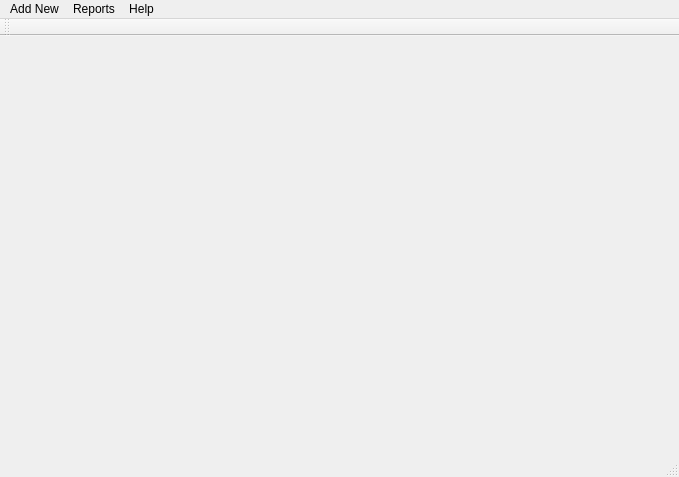
<?xml version="1.0" encoding="UTF-8"?>
<ui version="4.0">
 <class>MainWindow</class>
 <widget class="QMainWindow" name="MainWindow">
  <property name="geometry">
   <rect>
    <x>0</x>
    <y>0</y>
    <width>679</width>
    <height>477</height>
   </rect>
  </property>
  <property name="windowTitle">
   <string>MainWindow</string>
  </property>
  <widget class="QWidget" name="centralWidget"/>
  <widget class="QMenuBar" name="menuBar">
   <property name="geometry">
    <rect>
     <x>0</x>
     <y>0</y>
     <width>679</width>
     <height>20</height>
    </rect>
   </property>
   <widget class="QMenu" name="menuAdd_New">
    <property name="title">
     <string>Add New</string>
    </property>
    <addaction name="actionProduct"/>
    <addaction name="actionInventory"/>
    <addaction name="actionOrder"/>
   </widget>
   <widget class="QMenu" name="menuReports">
    <property name="title">
     <string>Reports</string>
    </property>
    <addaction name="actionProducts"/>
    <addaction name="actionInventories"/>
    <addaction name="actionOrders"/>
    <addaction name="actionTransactions"/>
   </widget>
   <widget class="QMenu" name="menuAbout">
    <property name="title">
     <string>Help</string>
    </property>
    <addaction name="actionAbout"/>
    <addaction name="separator"/>
    <addaction name="actionExit"/>
   </widget>
   <addaction name="menuAdd_New"/>
   <addaction name="menuReports"/>
   <addaction name="menuAbout"/>
  </widget>
  <widget class="QToolBar" name="mainToolBar">
   <attribute name="toolBarArea">
    <enum>TopToolBarArea</enum>
   </attribute>
   <attribute name="toolBarBreak">
    <bool>false</bool>
   </attribute>
  </widget>
  <widget class="QStatusBar" name="statusBar"/>
  <action name="actionProduct">
   <property name="text">
    <string>Product</string>
   </property>
  </action>
  <action name="actionInventory">
   <property name="text">
    <string>Inventory</string>
   </property>
  </action>
  <action name="actionOrder">
   <property name="text">
    <string>Order</string>
   </property>
  </action>
  <action name="actionProducts">
   <property name="text">
    <string>Products</string>
   </property>
  </action>
  <action name="actionInventories">
   <property name="text">
    <string>Inventories</string>
   </property>
  </action>
  <action name="actionOrders">
   <property name="text">
    <string>Orders</string>
   </property>
  </action>
  <action name="actionTransactions">
   <property name="text">
    <string>Transactions</string>
   </property>
  </action>
  <action name="actionAbout">
   <property name="text">
    <string>About</string>
   </property>
  </action>
  <action name="actionExit">
   <property name="text">
    <string>Exit();</string>
   </property>
  </action>
 </widget>
 <layoutdefault spacing="6" margin="11"/>
 <resources/>
 <connections/>
</ui>
